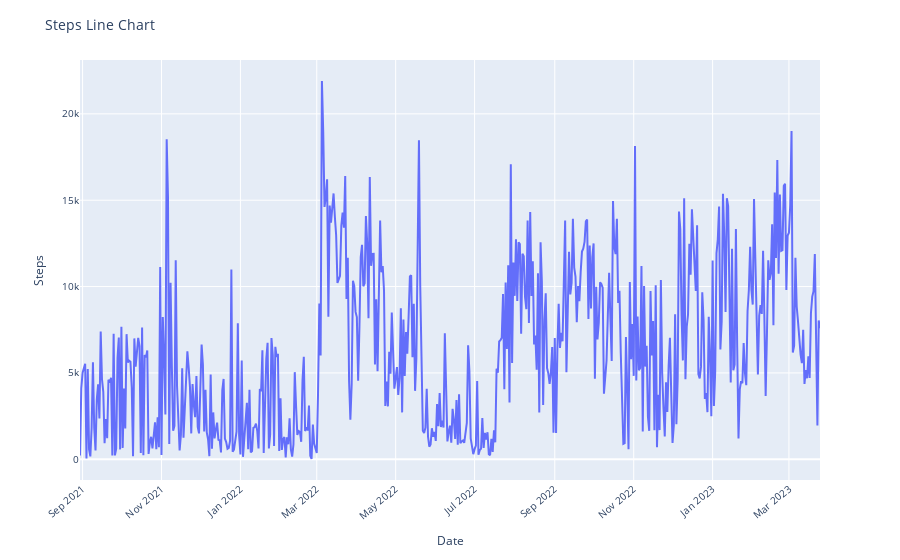

Here is the notebook cell this chart was saved with:
### Code cell
# overall steps
fig = px.line(y=df["stepCount"], x=df["creationDate"])
fig.update_layout(
    title = "Steps Line Chart",
    yaxis_title='Steps',
    xaxis_title='Date',
    xaxis_tickangle=-40,
    font=dict(size=10),
    showlegend=False
)
fig.show()
# go.FigureWidget(fig) # for jupyter viewing

### Figure 1 — Plotly figure (JSON) as saved in the notebook; plotly's stock layout.template omitted (floating-point values rounded to 4 significant figures; data arrays with more than 128 entries replaced by an {"elided": "..."} marker saying what was removed)
{"data": [{"hovertemplate": "x=%{x}<br>y=%{y}<extra></extra>", "legendgroup": "", "line": {"color": "#636efa", "dash": "solid"}, "marker": {"symbol": "circle"}, "mode": "lines", "name": "", "orientation": "v", "showlegend": false, "type": "scatter", "x": {"elided": "573 str values"}, "xaxis": "x", "y": {"elided": "573 int values"}, "yaxis": "y"}], "layout": {"font": {"size": 10}, "legend": {"tracegroupgap": 0}, "margin": {"t": 60}, "showlegend": false, "title": {"text": "Steps Line Chart"}, "xaxis": {"anchor": "y", "domain": [0, 1], "tickangle": -40, "title": {"text": "Date"}}, "yaxis": {"anchor": "x", "domain": [0, 1], "title": {"text": "Steps"}}}}
